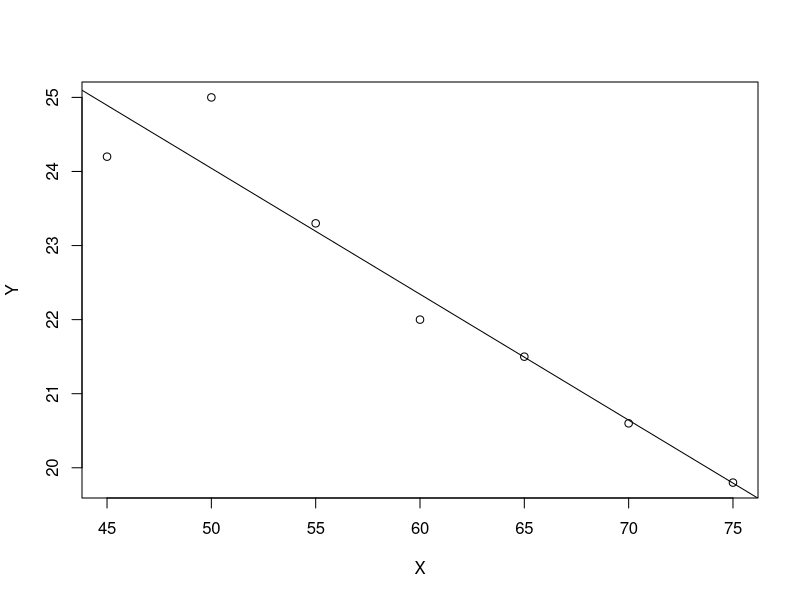

Source code (R):
## For estimating beta to zero

X <- c(45,50,55,60,65,70,75)
Y <- c(24.2,25.0,23.3,22.0,21.5,20.6,19.8)
fit <- lm(Y~X)
plot(X,Y,xlab="X",ylab="Y")

abline(fit)
summary(fit)

SXX <- sum((X-mean(X))^2)
SYY <- sum((Y-mean(Y))^2)
SXY <- sum((X-mean(X))*(Y-mean(Y)))
SSR <- sum((fitted(fit)-Y)^2) # or sum((fit$residuals)^2)

n <- 7
B <- SXY/SXX
TestStatistic <- sqrt((n-2)*SXX/SSR)*abs(B)

# level of significance
alpha <- 0.01

if(TestStatistic < qt(1-alpha/2,n-2)){
  print("Null hypothesis is accepted")
} else{
  print("Null hypothesis is rejected")
}

# 100(1-alpha/2)% level of confidence
LL <- B - sqrt(SSR/((n-2)*SXX))*qt(1-0.025,n-2)
UL <- B + sqrt(SSR/((n-2)*SXX))*qt(1-0.025,n-2)

LL
UL